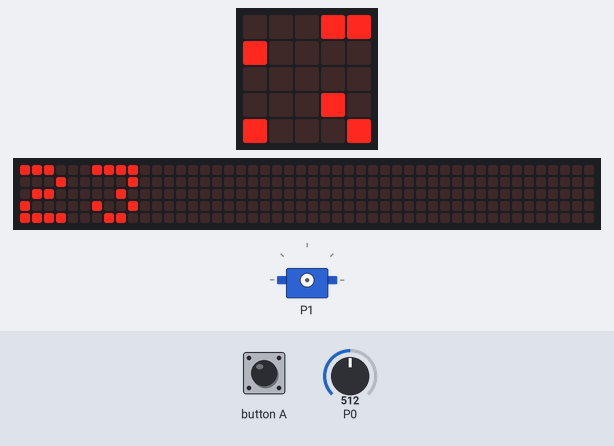
The program below on a simulated BBC micro:bit (MakeCode). Shown: the board's 5×5 LED display, a strip that is not on the board, showing the scrolling text unrolled, servo. The test bench sets the inputs (shaded band); at power-on: P0 = 512 (analog values on the 0–1023 scale). The 48×5 strip is a reading aid, not a part: it shows the text the display is scrolling, unrolled, one strip-width of it at a time.

Above: at 1.27 s.
1.3 s: P0 set to 306
At 4.6 s:
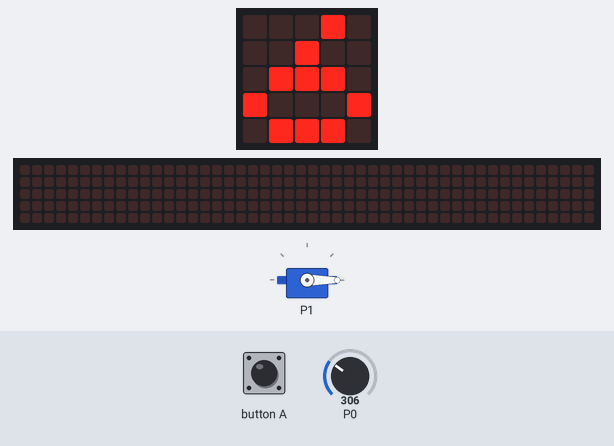
5.0 s: P0 set to 716
At 5.5 s:
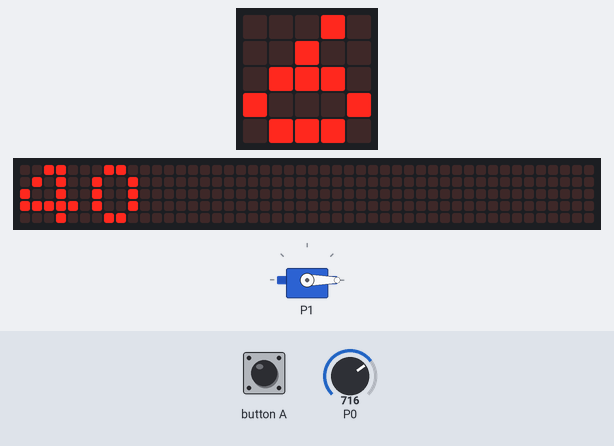
7.3 s: P0 set to 511
At 8.32 s:
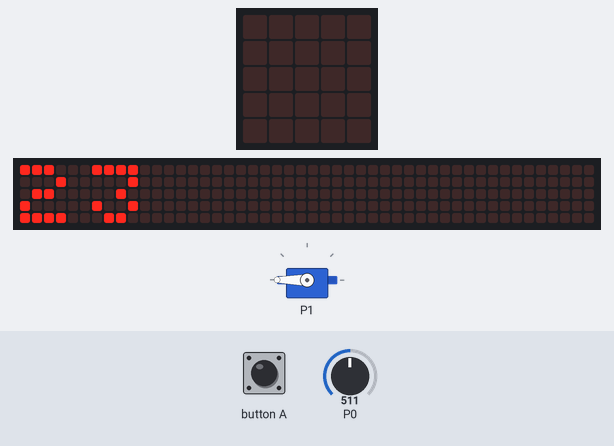
10.0 s: button A pressed for 0.15 s
At 13.54 s:
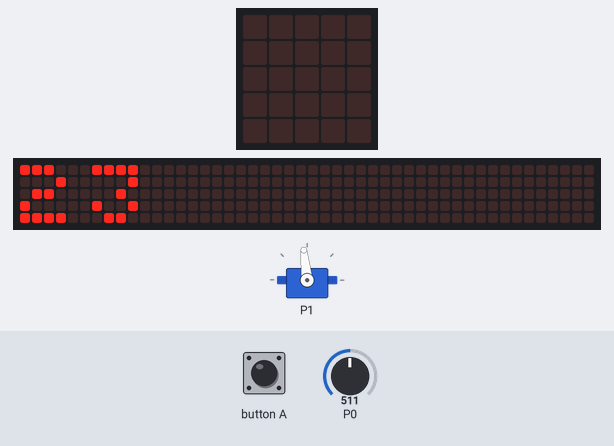
Timing chart, 0 to 14.0 s (numbered marks = the images above; inputs shaded):
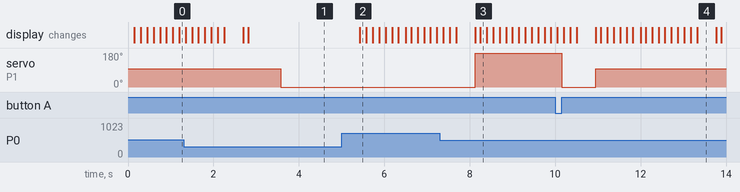

The program:

main.ts
```typescript
let temperature = 0
input.onButtonPressed(Button.A, function () {
    pins.servoWritePin(AnalogPin.P1, 0)
})
basic.forever(function () {
    temperature = Math.idiv(pins.analogReadPin(AnalogPin.P0) - 230, 12)
    basic.showString("" + (temperature))
    if (temperature <= 20 || temperature >= 15) {
        pins.servoWritePin(AnalogPin.P1, Math.map(temperature, 15, 20, 0, 60))
    } else if (temperature <= 25 || temperature >= 20) {
        pins.servoWritePin(AnalogPin.P1, Math.map(temperature, 20, 25, 60, 120))
    } else {
        if (temperature <= 30 || temperature >= 25) {
            pins.servoWritePin(AnalogPin.P1, Math.map(temperature, 25, 30, 120, 180))
        }
    }
    basic.pause(100)
})
```

test.ts
```typescript
// ide kerülnek a tesztek; a rendszer ezt nem kompilálja, ha a csomagot bővítményként használják.
```

Measured:
- after the input at 1.3 s, servo on P1: 96° → 0° after 2.3 s
- after the input at 5.0 s, the display: changes after 0.43 s (image 2)
- after the input at 10.0 s, servo on P1: 180° → 0° after 0.15 s, → 96° 0.80 s later
- what the display in image 4 shows lasts 0.5 s, from 13.3 s to 13.8 s
